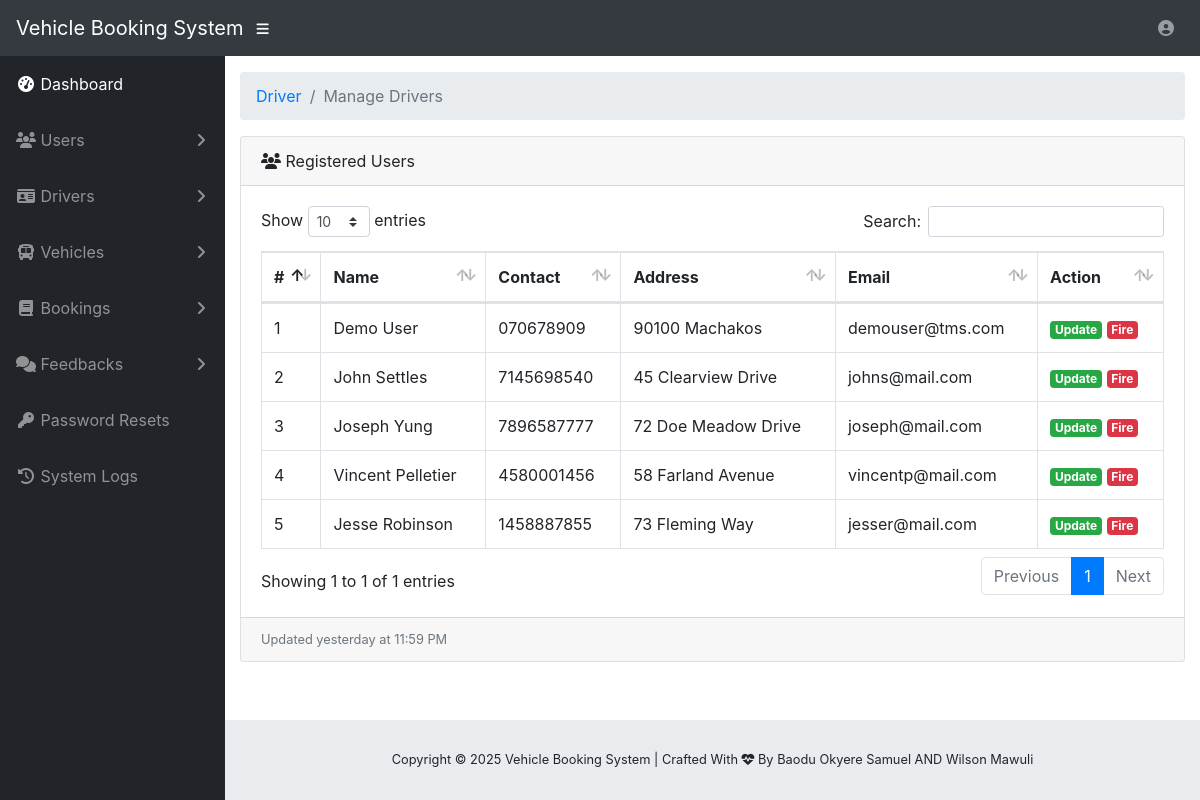
The page /admin-manage-driver.php (signed in) on the database its author committed.
### tables this page shows
CREATE TABLE IF NOT EXISTS `tms_user` (
  `u_id` int(20) NOT NULL,
  `u_fname` varchar(200) NOT NULL,
  `u_lname` varchar(200) NOT NULL,
  `u_phone` varchar(200) NOT NULL,
  `u_addr` varchar(200) NOT NULL,
  `u_category` varchar(200) NOT NULL,
  `u_email` varchar(200) NOT NULL,
  `u_pwd` varchar(20) NOT NULL,
  `u_car_type` varchar(200) NOT NULL,
  `u_car_regno` varchar(200) NOT NULL,
  `u_car_bookdate` varchar(200) NOT NULL,
  `u_car_book_status` varchar(200) NOT NULL
);

### admin-manage-driver.php (the view, shortened to what this page needs)
<?php
  include('vendor/inc/config.php');
?>
<!DOCTYPE html>
<html lang="en">
<?php include('vendor/inc/head.php');?>
<body id="page-top">
 <?php include("vendor/inc/nav.php");?>
  <div id="wrapper">
    <?php include('vendor/inc/sidebar.php');?>
    <div id="content-wrapper">
      <div class="container-fluid">
        <ol class="breadcrumb">
          <li class="breadcrumb-item">
            <a href="#">Driver</a>
          </li>
          <li class="breadcrumb-item active">Manage Drivers</li>
        </ol>
        <div class="card mb-3">
          <div class="card-header">
            <i class="fas fa-users"></i>
            Registered Users</div>
          <div class="card-body">
            <div class="table-responsive">
              <table class="table table-bordered" id="dataTable" width="100%" cellspacing="0">
                <thead>
                  <tr>
                    <th>#</th>
                    <th>Name</th>
                    <th>Contact</th>
                    <th>Address</th>
                    <th>Email</th>
                    <th>Action</th>
                  </tr>
                </thead>
                <?php
                    $ret="SELECT * FROM tms_user where u_category = 'Driver' ";
                    $stmt= $mysqli->prepare($ret) ;
                    $stmt->execute() ;
                    $res=$stmt->get_result();
                    $cnt=1;
                    while($row=$res->fetch_object())
                {
                ?>
                <tbody>
                  <tr>
                    <td><?php echo $cnt;?></td>
                    <td><?php echo $row->u_fname;?> <?php echo $row->u_lname;?></td>
                    <td><?php echo $row->u_phone;?></td>
                    <td><?php echo $row->u_addr;?></td>
                    <td><?php echo $row->u_email;?></td>
                    <td>
                      <a href="admin-manage-single-driver.php?u_id=<?php echo $row->u_id;?>" class="badge badge-success">Update</a>
                      <a href="admin-manage-driver.php?del=<?php echo $row->u_id;?>" class="badge badge-danger">Fire</a>
                    </td>
                  </tr>
                </tbody>
                <?php $cnt = $cnt+1; }?>
              </table>
            </div>
          </div>
          <div class="card-footer small text-muted">Updated yesterday at 11:59 PM</div>
        </div>
      </div>
      <?php include("vendor/inc/footer.php");?>
    </div>
  </div>
</body>
</html>

### rows shown on the page
tms_user: u_fname "Demo", u_lname "User", u_phone "070678909", u_addr "90100 Machakos", u_email "demouser@tms.com"
tms_user: u_fname "John", u_lname "Settles", u_phone "7145698540", u_addr "45 Clearview Drive", u_email "johns@mail.com"
tms_user: u_fname "Joseph", u_lname "Yung", u_phone "7896587777", u_addr "72 Doe Meadow Drive", u_email "joseph@mail.com"
tms_user: u_fname "Vincent", u_lname "Pelletier", u_phone "4580001456", u_addr "58 Farland Avenue", u_email "vincentp@mail.com"
tms_user: u_fname "Jesse", u_lname "Robinson", u_phone "1458887855", u_addr "73 Fleming Way", u_email "jesser@mail.com"
